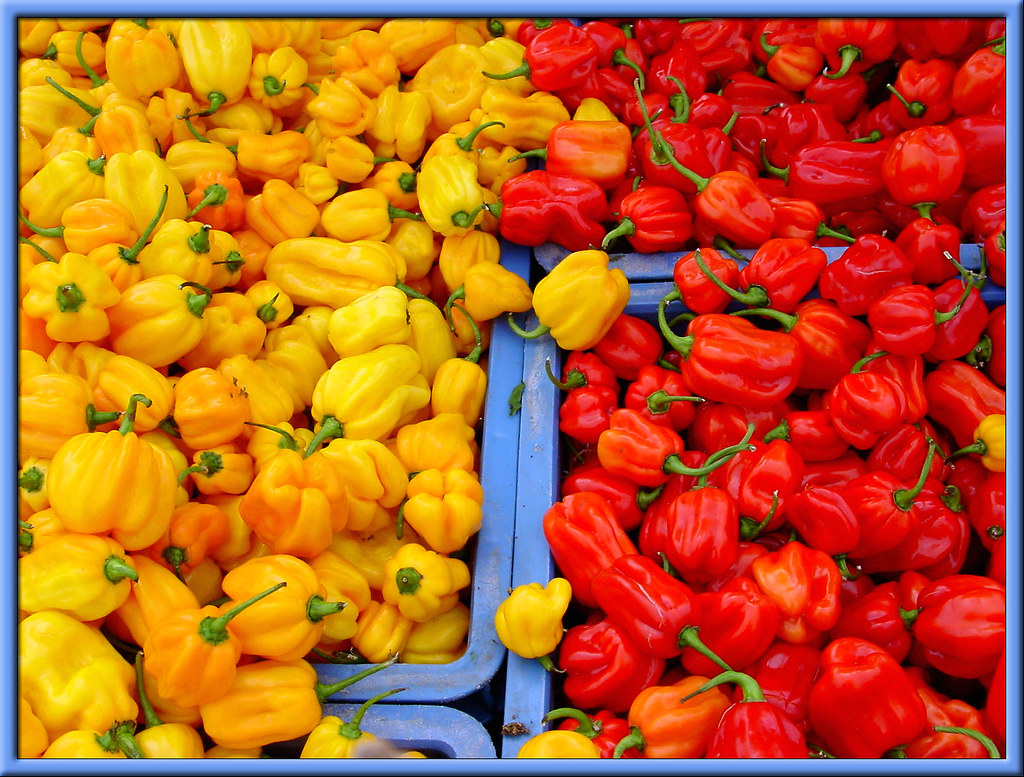
#> input picture Peppers.jpg, 1024 x 777 px
$ jupyter execute simple_image_processing.ipynb   (shell and % lines are left out)
#> lines starting #> are read from the running program, lines starting #| are printed output that depends on the picture
[cell 1]
from skimage.io import imread
from skimage import data
import numpy as np
import matplotlib.pyplot as plt

[cell 2]
img = imread('Peppers.jpg')
#> img is the input picture: shape (777, 1024, 3); mean R, G, B 188.3, 95.5, 35.4

[cell 3]
plt.imshow(img)
plt.show()

[cell 4]
img_swap = img.copy()

height, width, channels = img.shape
#> height = 777; width = 1024; channels = 3

[cell 5]
#Swapping Red and Blue Channels

for y in range(height):
  for x in range(width):
    img_swap[y,x, 0] = img[y, x, 2] #Swap red and blue
    img_swap[y, x, 2] = img[y, x, 0]   #Swap red and blue
    img_swap[y, x, 1] = img[y, x, 1]  #G
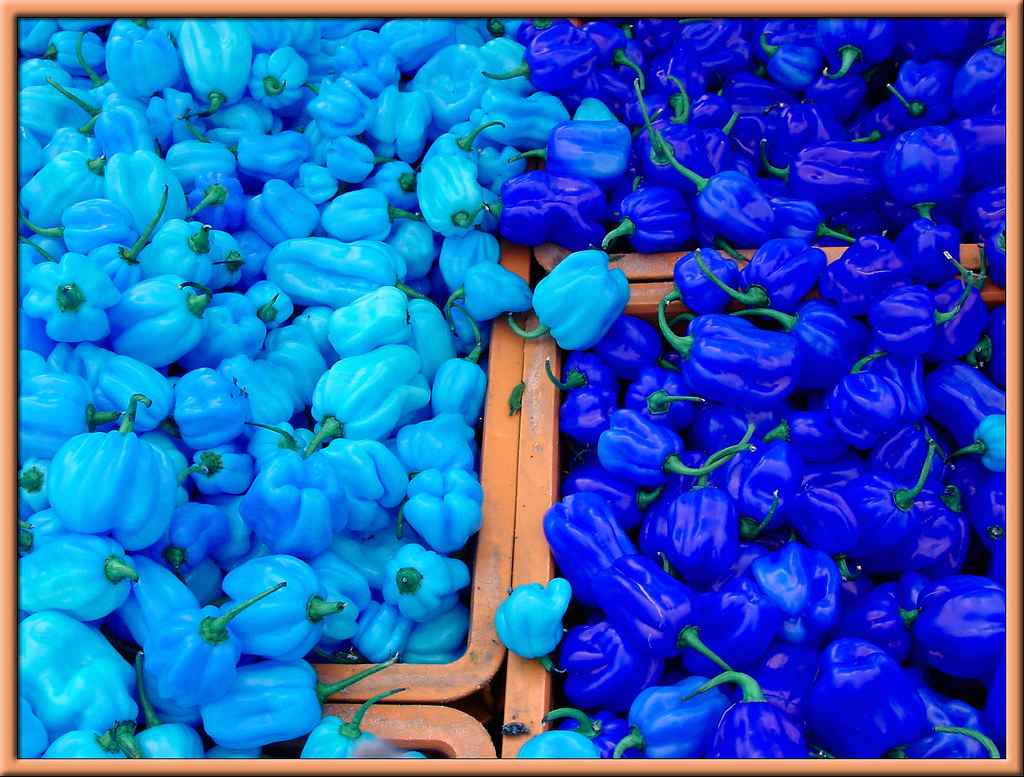
#> img_swap: shape (777, 1024, 3); mean R, G, B 35.4, 95.5, 188.3

plt.imshow(img_swap)
plt.show()

[cell 6]
cat = data.chelsea()
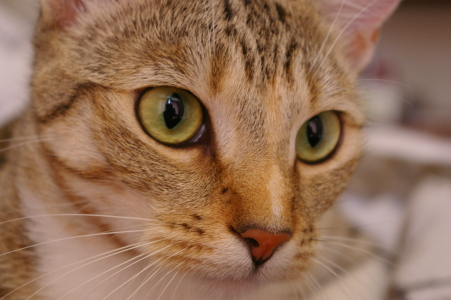
#> input picture skimage.data.chelsea(), 451 x 300 px
#> cat is the input picture: shape (300, 451, 3); mean R, G, B 147.7, 111.4, 86.8
cat_vign = cat.copy()

plt.imshow(cat)
plt.show()

[cell 7]
#Adding a circular Vignette to an image which gets weaker exponentially with increasing distance

import math
[height, width, channels] = cat_vign.shape
#> height = 300; width = 451
center = height/2 , width//2
#> center = (150, 225)
print(center)
#| (150.0, 225)
cat_vign_t = cat_vign.copy()
def vig(width, r):
  return np.exp(-r/width)

for y in range(height):
  for x in range(width):

      p = np.array([y, x])
      r = np.linalg.norm(center-p)
      f = (vig(width, r))
      cat_vign_t[y,x,:] = cat_vign[y, x, :] * f
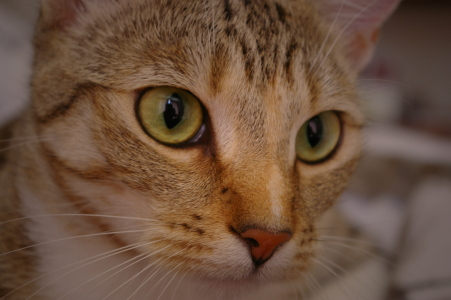
#> cat_vign_t: shape (300, 451, 3); mean R, G, B 107.2, 80.3, 61.5


fig, ax = plt.subplots(1, 2, figsize=(12, 18))
plt.subplot(1, 2, 1)
plt.imshow(cat)
plt.subplot(1, 2, 2)
plt.imshow(cat_vign_t)
plt.show()
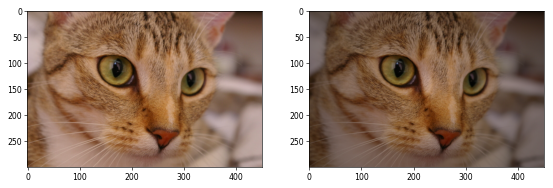
#> figure drawn by matplotlib, 2 panels

[cell 8]
# Looking at contrast stretching, gamma correction and histogram equalisation of cat image

[cell 9]
from skimage.color import rgb2gray
from skimage import data, exposure
from skimage import img_as_float
cat_contrast = cat.copy()
grayscale = rgb2gray(cat_contrast)
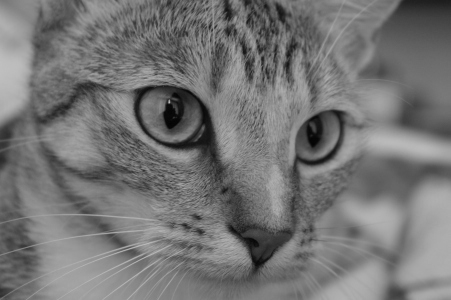
#> grayscale: shape (300, 451) float64; min 0.0151, max 0.756, mean 0.46
# Contrast stretching
p2, p98 = np.percentile(grayscale, (5, 95))
#> p2 = 0.231; p98 = 0.655
img_contrast_stretch = exposure.rescale_intensity(grayscale, in_range=(p2, p98))
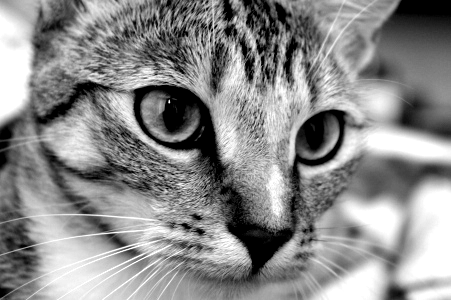
#> img_contrast_stretch: shape (300, 451) float64; min 0, max 1, mean 0.546

# Gamma correction
gamma = 0.5
img_gamma = exposure.adjust_gamma(grayscale, gamma)
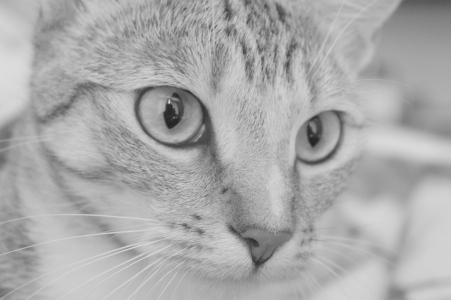
#> img_gamma: shape (300, 451) float64; min 0.123, max 0.869, mean 0.671

# Histogram equalisation
img_hist_eq = exposure.equalize_hist(grayscale)
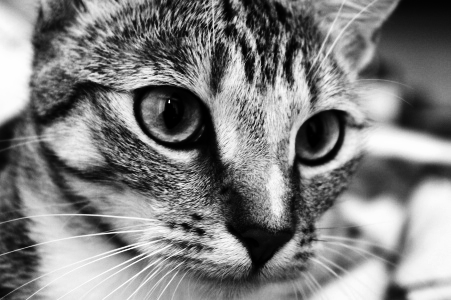
#> img_hist_eq: shape (300, 451) float64; min 2.22e-05, max 1, mean 0.503

[cell 10]
def plot_img_and_hist(image, axes, bins=256):
    """Plot an image along with its histogram.
    """
    image = img_as_float(image)
    ax_img, ax_hist = axes

    # Display image
    ax_img.imshow(image, cmap='gray')
    ax_img.set_axis_off()

    # Display histogram
    ax_hist.hist(image.ravel(), bins=bins, histtype='step', color='black')
    ax_hist.ticklabel_format(axis='y', style='scientific', scilimits=(0, 0))
    ax_hist.set_xlabel('Pixel intensity')
    ax_hist.set_xlim(0, 1)
    ax_hist.set_yticks([])

    return ax_img, ax_hist

[cell 11]
fig = plt.figure(figsize=(10, 6))
axes = np.zeros((2, 4), dtype=np.object)
axes[0, 0] = plt.subplot(2, 4, 1)
axes[0, 1] = plt.subplot(2, 4, 2, sharex=axes[0, 0], sharey=axes[0, 0])
axes[0, 2] = plt.subplot(2, 4, 3, sharex=axes[0, 0], sharey=axes[0, 0])
axes[0, 3] = plt.subplot(2, 4, 4, sharex=axes[0, 0], sharey=axes[0, 0])
axes[1, 0] = plt.subplot(2, 4, 5)
axes[1, 1] = plt.subplot(2, 4, 6)
axes[1, 2] = plt.subplot(2, 4, 7)
axes[1, 3] = plt.subplot(2, 4, 8)

ax_img, ax_hist = plot_img_and_hist(grayscale, axes[:, 0])
ax_img.set_title('Original image')

y_min, y_max = ax_hist.get_ylim()
#> y_min = 0; y_max = 1461.6
ax_hist.set_ylabel('Number of pixels')
ax_hist.set_yticks(np.linspace(0, y_max, 5))

ax_img, ax_hist = plot_img_and_hist(img_contrast_stretch, axes[:, 1])
ax_img.set_title('Contrast stretching')

ax_img, ax_hist = plot_img_and_hist(img_gamma, axes[:, 2])
ax_img.set_title('Gamma correction')

ax_img, ax_hist = plot_img_and_hist(img_hist_eq, axes[:, 3])
ax_img.set_title('Histogram equalisation')

fig.tight_layout()     # prevent overlap of y-axis labels
plt.show()
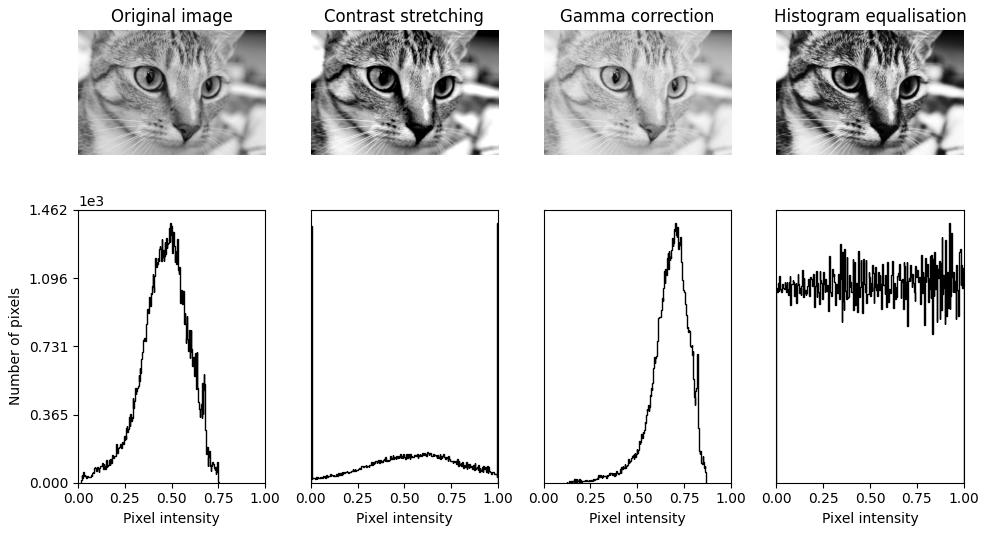
#> figure drawn by matplotlib, 8 panels

$ run again, with DogSelfie.jpg copied over Peppers.jpg
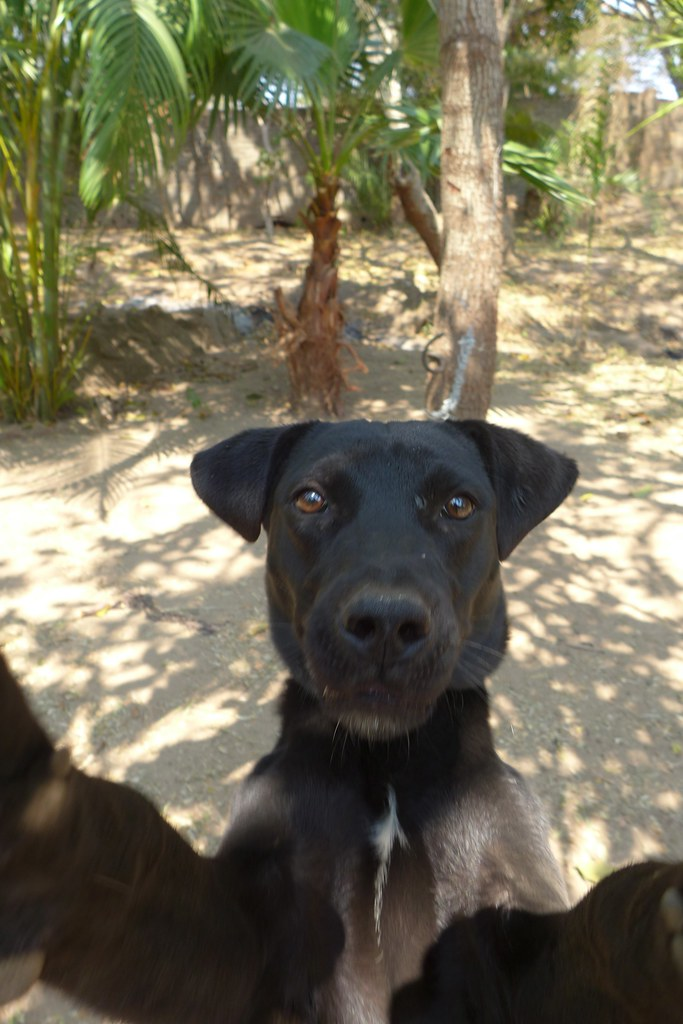
#> input picture DogSelfie.jpg, 683 x 1024 px
#> img is the input picture: shape (1024, 683, 3); mean R, G, B 118.5, 113.2, 91.4
#> after the loop `for y in range(height):`:
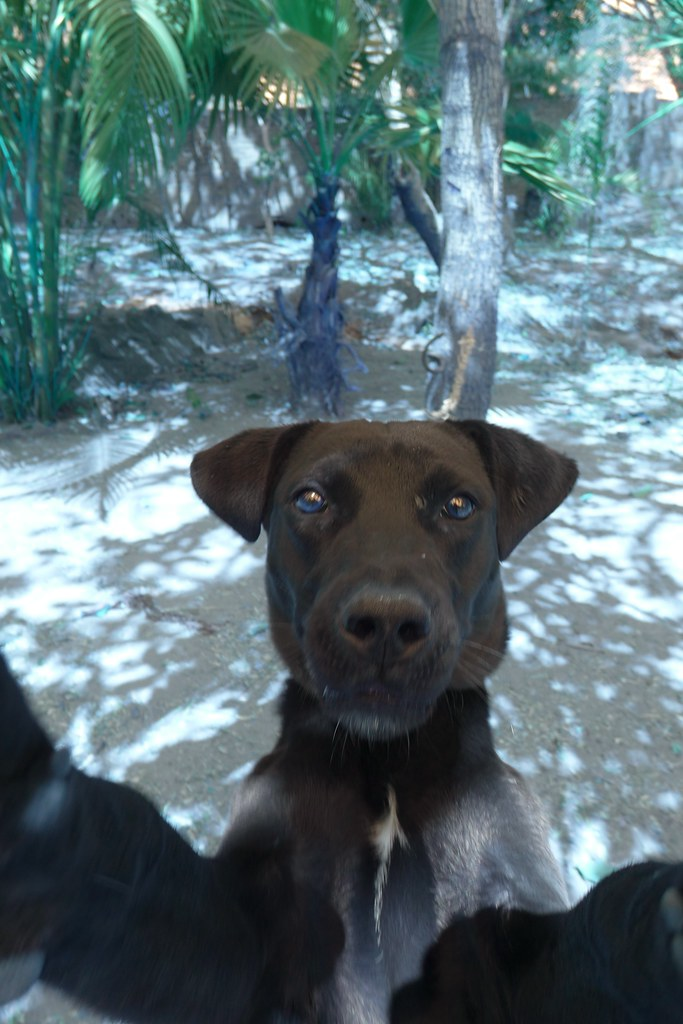
#> img_swap: shape (1024, 683, 3); mean R, G, B 91.4, 113.2, 118.5
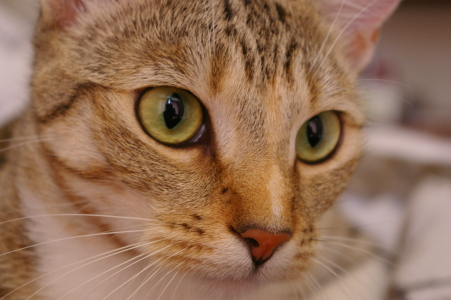
#> input picture skimage.data.chelsea(), 451 x 300 px
#> cat is the input picture: shape (300, 451, 3); mean R, G, B 147.7, 111.4, 86.8
#| (150.0, 225)
#> p2 = 0.231; p98 = 0.655
#> y_min = 0; y_max = 1461.6
